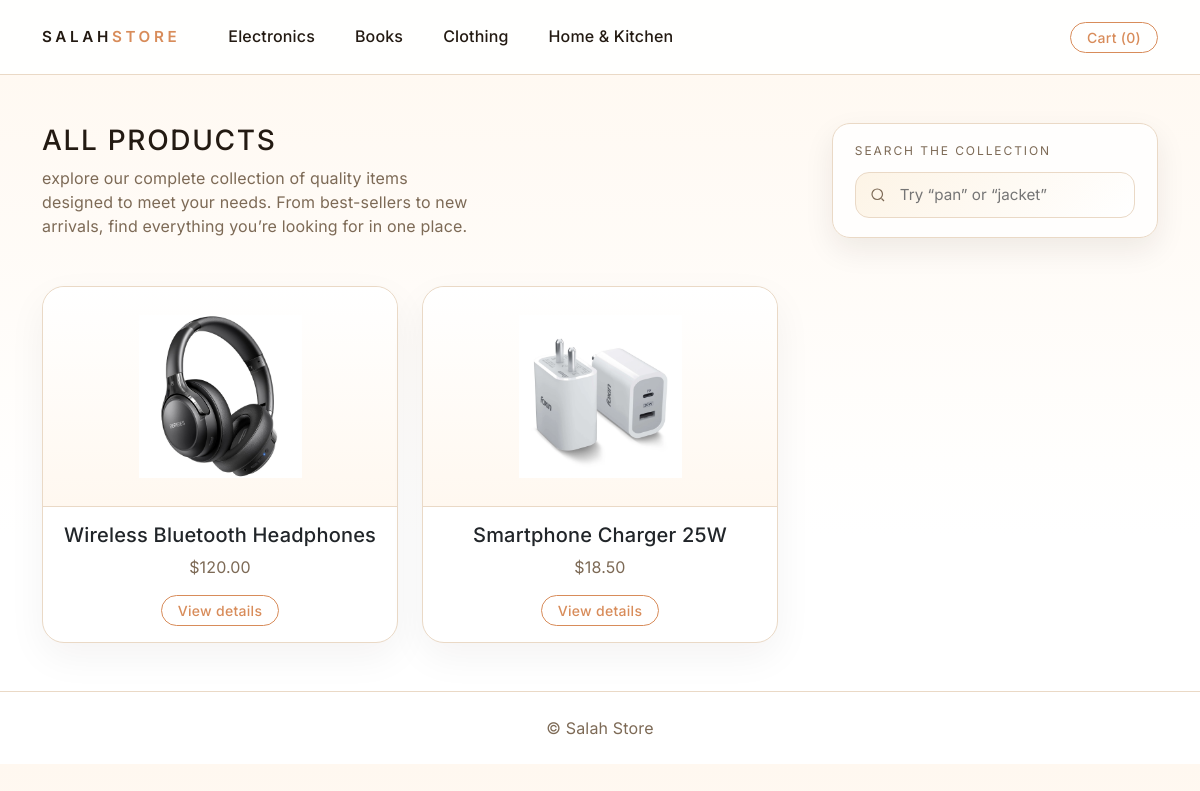
Page /category/electronics/ on the committed database.
### catalog/models.py (models this page shows, shortened)
class Category(models.Model):
    name = models.CharField(max_length=100, unique=True)
    slug = models.SlugField(max_length=120, unique=True, blank=True)
    class Meta:
        verbose_name_plural = "Categories"

class Product(models.Model):
    category = models.ForeignKey(Category, on_delete=models.CASCADE, related_name='products')
    title = models.CharField(max_length=200)
    slug = models.SlugField(max_length=220, unique=True, blank=True)
    description = models.TextField(blank=True)
    price = models.DecimalField(max_digits=8, decimal_places=2)
    stock = models.PositiveIntegerField(default=0)
    image = models.ImageField(upload_to='products/', blank=True, null=True)
    is_active = models.BooleanField(default=True)
    created_at = models.DateTimeField(auto_now_add=True)

### catalog/views.py (the view)
# urls.py: path('category/<slug:category_slug>/', views.product_list, name='product_by_category'),
def product_list(request, category_slug=None):
    category = None
    categories = Category.objects.all()
    products = Product.objects.filter(is_active=True)
    if category_slug:
        category = get_object_or_404(Category, slug=category_slug)
        products = products.filter(category=category)
    return render(request, 'product_list.html', {
        'category': category,
        'categories': categories,
        'products': products
    })

### catalog/templates/product_list.html (shortened to what this page needs)
{% extends 'base.html' %}
{% block content %}
<div class="d-flex flex-column flex-lg-row align-items-lg-end justify-content-between gap-4 mb-5">
  <div class="flex-grow-1">
    <h1 class="h3 mb-2" style="letter-spacing:0.06em; text-transform:uppercase;">All products</h1>
    <p class="text-muted mb-0" style="max-width:440px;"> explore our complete collection of quality items designed to meet your needs. From best-sellers to new arrivals, find everything you’re looking for in one place. </p>
  </div>
  <div class="search-panel ms-lg-4">
    <label for="product-search">Search the collection</label>
    <div class="search-input-wrap">
      <svg viewBox="0 0 24 24" fill="none" stroke-width="1.6" xmlns="http://www.w3.org/2000/svg" aria-hidden="true">
        <circle cx="11" cy="11" r="7" />
        <line x1="20" y1="20" x2="16.65" y2="16.65" />
      </svg>
      <input id="product-search" type="search" class="search-input" placeholder="Try “pan” or “jacket”" autocomplete="off">
    </div>
  </div>
</div>
<div class="row row-cols-1 row-cols-md-3 g-4" id="product-grid">
    {% for product in products %}
    <div class="col" data-product-card data-title="{{ product.title|lower }}{% if product.category %} {{ product.category.name|lower }}{% endif %}">
        <div class="card h-100">
            {% if product.image %}
            <img src="{{ product.image.url }}" class="card-img-top" alt="{{ product.title }}">
            {% endif %}
            <div class="card-body text-center">
                <h5 class="card-title">{{ product.title }}</h5>
                <p class="text-muted">${{ product.price }}</p>
                <a href="{% url 'product_detail' product.slug %}" class="btn btn-outline-dark btn-sm rounded-pill px-3">View details</a>
            </div>
        </div>
    </div>
    {% endfor %}
</div>
{% endblock %}

### shop/templates/base.html (shortened to what this page needs)
{% load static %}
<!DOCTYPE html>
<html lang="en">
<head>
    <link href="https://cdn.jsdelivr.net/npm/bootstrap@5.3.3/dist/css/bootstrap.min.css" rel="stylesheet">
    <link rel="stylesheet" href="{% static 'css/style.css' %}">
</head>
<body>
    <nav class="navbar navbar-expand-lg navbar-light">
        <div class="container">
            <a class="navbar-brand text-uppercase tracking-wide" href="/">Salah<span>Store</span></a>
            <div class="collapse navbar-collapse" id="navbarNav">
                <ul class="navbar-nav me-auto mb-2 mb-lg-0">
                    {% for category in categories %}
                    <li class="nav-item">
                        <a class="nav-link" href="{% url 'product_by_category' category.slug %}">{{ category.name }}</a>
                    </li>
                    {% endfor %}
                </ul>
                <div class="d-flex align-items-center gap-2">
                    <a href="{% url 'cart:cart_detail' %}" class="btn btn-outline-dark btn-sm rounded-pill px-3">
                        Cart ({{ cart|length }})
                    </a>
                </div>
            </div>
        </div>
    </nav>
    <div class="container py-5">
        {% block content %}{% endblock %}
    </div>
    <footer class="footer text-center py-4 text-muted">
        <p class="mb-0">&copy; {{ now|date:"Y" }} Salah Store</p>
    </footer>
</body>
</html>

### shop/static/css/style.css (style rules this page uses)
:root { --surface: #fdf4e6; --surface-soft: #fff8f0; --surface-strong: #f3e2d1; --border: #ead9c6; --text: #231a12; --muted: #7d6a56; --accent: #d88c5a; --accent-dark: #b8743f; --accent-light: #fbe3cf; }
body { font-family: "Inter", "Helvetica Neue", Arial, sans-serif; background: linear-gradient(180deg, var(--surface-soft) 0%, #ffffff 70%); color: var(--text); letter-spacing: 0.01em; }
a { color: var(--accent); text-decoration: none; }
.tracking-wide { letter-spacing: 0.18em; font-size: 0.95rem; font-weight: 600; }
.navbar { padding: 1.25rem 0; border-bottom: 1px solid var(--border); background-color: rgba(255, 255, 255, 0.92) !important; backdrop-filter: blur(6px); }
.navbar-nav .nav-link { color: var(--text) !important; font-weight: 500; padding: 0.25rem 0; margin-left: 1.5rem; border-bottom: 2px solid transparent; transition: border-color 0.2s ease, color 0.2s ease; }
.navbar-brand { color: var(--text) !important; letter-spacing: 0.24em; font-weight: 600; }
.navbar-brand span { color: var(--accent); }
.btn-outline-dark { border-radius: 999px; border-width: 1px; font-weight: 500; letter-spacing: 0.02em; border-color: var(--accent); color: var(--accent); background-color: transparent; transition: all 0.2s ease; }
.search-panel { background: rgba(255, 255, 255, 0.82); border: 1px solid var(--border); border-radius: 18px; padding: 1.15rem 1.35rem; box-shadow: 0 12px 30px rgba(35, 26, 18, 0.08); min-width: 280px; }
.search-panel label { font-size: 0.75rem; text-transform: uppercase; letter-spacing: 0.16em; color: var(--muted); margin-bottom: 0.75rem; display: block; }
.search-input-wrap { display: flex; align-items: center; gap: 0.65rem; background: linear-gradient(135deg, var(--surface) 0%, #ffffff 100%); border-radius: 14px; border: 1px solid var(--border); padding: 0.6rem 0.85rem; transition: border-color 0.2s ease, box-shadow 0.2s ease; }
.search-input-wrap svg { width: 18px; height: 18px; stroke: var(--muted); flex-shrink: 0; }
.search-input { border: none; background: transparent; width: 100%; font-size: 0.95rem; color: var(--text); }
.card { border: 1px solid var(--border); border-radius: 22px; box-shadow: 0 14px 38px rgba(31, 25, 18, 0.05); transition: transform 0.25s ease, border-color 0.25s ease, box-shadow 0.25s ease; background-color: #fff; }
.card img { height: 220px; width: 100%; object-fit: contain; background: linear-gradient(180deg, #ffffff 0%, var(--surface-soft) 100%); padding: 1.75rem; border-bottom: 1px solid var(--border); border-top-left-radius: 22px; border-top-right-radius: 22px; }
.card-title { font-weight: 500; letter-spacing: 0.01em; }
.text-muted { color: var(--muted) !important; }
.footer { background: rgba(255, 255, 255, 0.92); border-top: 1px solid var(--border); }

### rows in the picture
Category: name "Electronics"
Category: name "Books"
Category: name "Clothing"
Category: name "Home & Kitchen"
Product: image (picture), title "Wireless Bluetooth Headphones", price "120.00"
Product: image (picture), title "Smartphone Charger 25W", price "18.50"

### other values in the picture
{{ cart|length }} "0"
